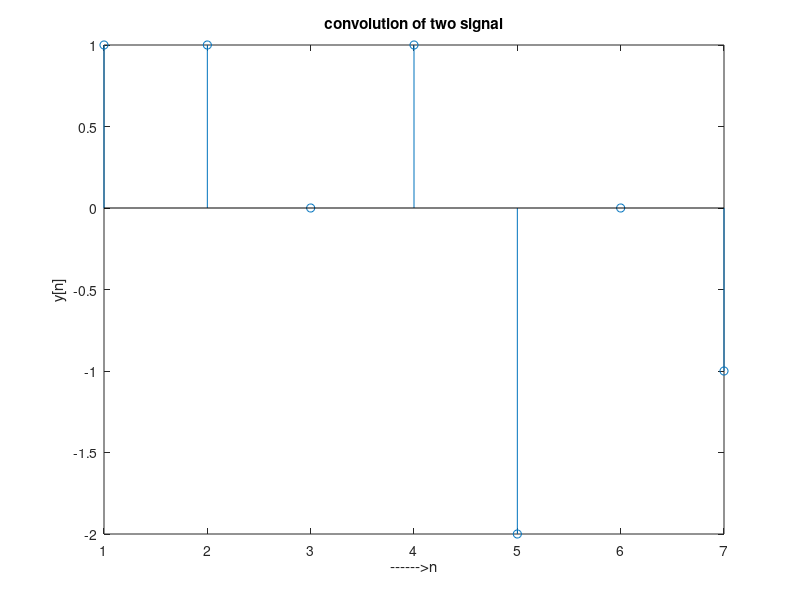

Recreate this plot in MATLAB.
clc;
close all;
clear all;
x=[1,2,1,1]; %first signal 0r input signal
h=[1,-1,1,-1]; %second signal
N1=length(x);
N2=length(h);
X=[x,zeros(1,N2)]; %padding of N2 zeros
H=[h,zeros(1,N1)]; %padding of N1 zeros
 for i=1:N1+N2-1
 y(i)=0;
 for j=1:N1
 if(i-j+1>0)
 y(i)=y(i)+X(j)*H(i-j+1);
 else
 end 

 end
 end
 stem(y);
 ylabel('y[n]');
 xlabel('------>n');
 title('convolution of two signal'); 